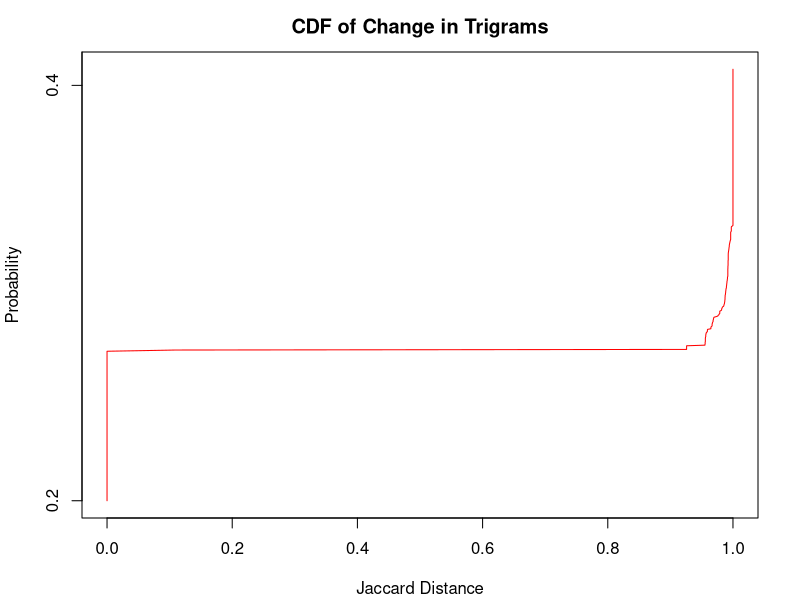

Reproduce this figure in R.

library(RColorBrewer)
data <- read.table("TrigramJackardDistance.txt")
finalData = rep(data[,1])
title <- "CDF of Change in Trigrams"
xlab <- "Jaccard Distance"
ylab <- "Probability"
png("Trigramq1.png")
par(mar=c(4,4,2.5,2) + 0.1)
set.seed(1)
mp <- plot(finalData, 1:length(finalData), type="l", col="red", main=title, xlab=xlab, ylab=ylab, yaxt="n")
axis(side=2, at=seq(1,2735,length.out=5), labels=seq(0.2,1,by=0.2))